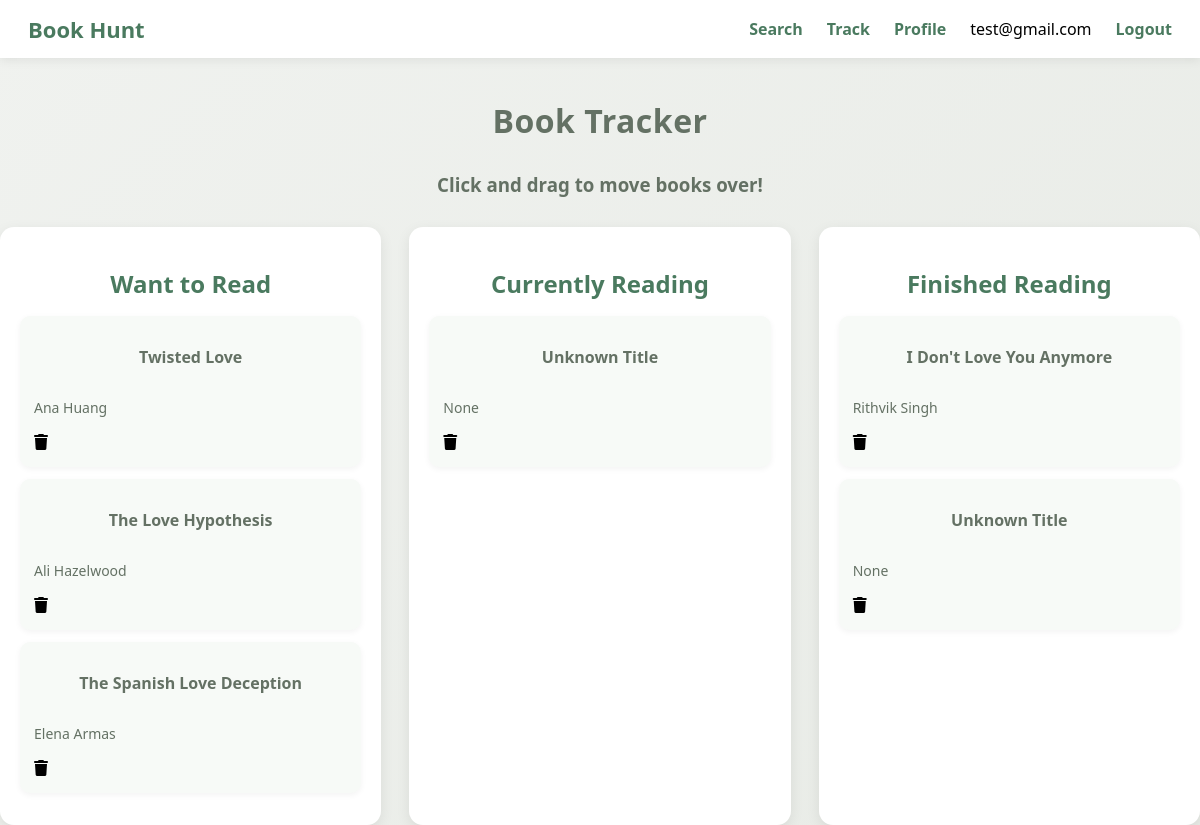
/track (signed in), run on the app's committed database.
### tables this page shows
CREATE TABLE users (
    id INTEGER PRIMARY KEY AUTOINCREMENT,
    email TEXT UNIQUE NOT NULL,
    password_hash TEXT NOT NULL,
    created_at TEXT DEFAULT CURRENT_TIMESTAMP
);

CREATE TABLE reading_list (
    id INTEGER PRIMARY KEY AUTOINCREMENT,
    user_id INTEGER NOT NULL,
    book_id TEXT NOT NULL,
    status TEXT NOT NULL CHECK (
        status IN ('want_to_read', 'reading', 'finished')
    ),
    rating INTEGER,
    updated_at TEXT DEFAULT CURRENT_TIMESTAMP,
    FOREIGN KEY (user_id) REFERENCES users(id) ON DELETE CASCADE,
    FOREIGN KEY (book_id) REFERENCES books(id) ON DELETE CASCADE
);

CREATE TABLE books (
    id TEXT PRIMARY KEY,
    title TEXT NOT NULL,
    author TEXT,
    cover_id INTEGER,
    first_publish_year INTEGER
);

### flask_app.py (the view)
@app.route("/track")
def track():
    if "user_id" not in session:
        return redirect("/login")
    db = get_db()
    want_to_read = db.execute(
        "SELECT * FROM reading_list JOIN books ON reading_list.book_id = books.id "
        "WHERE user_id = ? AND status = 'want_to_read'",
        (session["user_id"],)
    ).fetchall()
    reading = db.execute(
        "SELECT * FROM reading_list JOIN books ON reading_list.book_id = books.id "
        "WHERE user_id = ? AND status = 'reading'",
        (session["user_id"],)
    ).fetchall()
    finished = db.execute(
        "SELECT * FROM reading_list JOIN books ON reading_list.book_id = books.id "
        "WHERE user_id = ? AND status = 'finished'",
        (session["user_id"],)
    ).fetchall()
    return render_template("book-track.html", want_to_read=want_to_read, reading=reading, finished=finished)

### flask_app.py (called while the page is built)
def get_db():
    db = g.get("db")
    if db is None:
        db = g.db = sqlite3.connect(DATABASE)
        db.row_factory = sqlite3.Row
    return db

@app.context_processor
def inject_logged_in_user():
    current_user_email = None
    if "user_id" in session:
        db = get_db()
        user_row = db.execute(
            "SELECT email FROM users WHERE id = ?",
            (session["user_id"],)
        ).fetchone()
        if user_row:
            current_user_email = user_row["email"]
    return {"current_user_email": current_user_email}

### templates/book-track.html (shortened to what this page needs)
{% extends "base.html" %}
{% block head %}
<link rel="stylesheet" href="https://cdnjs.cloudflare.com/ajax/libs/font-awesome/6.5.0/css/all.min.css">
<link rel="stylesheet" href="../static/css/book.css">
{% endblock %}
{% block content %}
    <body>
        <h1 class="track-title">Book Tracker</h1>
        <h3 class="track-title">Click and drag to move books over!</h3>
        <div class="track-grid">
            <div class="track-column" data-status="want_to_read">
                <h2>Want to Read</h2>
                {% if want_to_read %}
                    {% for book in want_to_read %}
                    <div
                        class="track-card"
                        draggable="true"
                        data-book-id="{{ book.book_id }}"
                    >
                        <p class="track-title">{{book.title}}</p>
                        <p class="track-author">{{book.author}}</p>
                        <i class="fa-solid fa-trash"></i>
                    </div>
                    {% endfor %}
                {% else %}
                    <p class="empty-col">No books here yet!</p>
                {% endif %}
            </div>
            <div class="track-column" data-status="reading">
                <h2>Currently Reading</h2>
                {% if reading %}
                    {% for book in reading %}
                    <div
                        class="track-card"
                        draggable="true"
                        data-book-id="{{ book.book_id }}"
                    >
                        <p class="track-title">{{book.title}}</p>
                        <p class="track-author">{{book.author}}</p>
                        <i class="fa-solid fa-trash"></i>
                    </div>
                    {% endfor %}
                {% else %}
                    <p class="empty-col">No books here yet!</p>
                {% endif %}
            </div>
            <div class="track-column" data-status ="finished">
                <h2>Finished Reading</h2>
                {% if finished %}
                    {% for book in finished %}
                    <div
                        class="track-card"
                        draggable="true"
                        data-book-id="{{ book.book_id }}"
                    >
                        <p class="track-title">{{book.title}}</p>
                        <p class="track-author">{{book.author}}</p>
                        <i class="fa-solid fa-trash"></i>
                    </div>
                    {% endfor %}
                {% else %}
                    <p class="empty-col">No books here yet!</p>
                {% endif %}
            </div>
        </div>
    </body>
{% endblock %}

### templates/base.html (shortened to what this page needs)
<!DOCTYPE html>
<html>
    <head>
        <link rel="stylesheet" href="../static/css/style.css">
        {% block head %}{% endblock %}
    </head>
    <body>
        <nav class="navbar">
            <div class="nav-left">
                <a href="/search" class="nav-logo">Book Hunt</a>
            </div>
            <div class="nav-right">
                <a href="/search" class="nav-link"> Search </a>
                <a href="/track" class="nav-link">Track</a>
                <a href="/profile" class="nav-link">Profile</a>
                {% if current_user_email %}
                <span class="nav-user">{{ current_user_email }}</span>
                <a href="/logout" class="nav-link">Logout</a>
                {% else %}
                <a href="/login" class="nav-link">Login</a>
                {% endif %}
            </div>
        </nav>
        <div class="content">
            {% block content %}{% endblock %}
        </div>
    </body>
</html>

### static/css/style.css (style rules this page uses)
* { box-sizing: border-box; }
body { margin: 0; padding: 0; font-family: 'Segoe UI', Tahoma, Geneva, Verdana, sans-serif; background: linear-gradient(135deg, #F0F2EF 0%, #E8EBE6 100%); min-height: 100vh; }
h1 { color: #5A8C6B; font-size: 32px; margin-bottom: 30px; font-weight: 600; letter-spacing: 0.5px; max-width: fit-content; margin-left: auto; margin-right:auto; }
.navbar { width: 100%; background: white; padding: 14px 28px; display: flex; justify-content: space-between; align-items: center; box-shadow: 0 2px 10px rgba(0,0,0,0.08); position: sticky; top: 0; z-index: 100; }
.nav-logo { font-size: 22px; font-weight: 700; color: #4A7A5F; text-decoration: none; }
.nav-right { display: flex; gap: 24px; }
.nav-link { text-decoration: none; font-size: 16px; color: #4A7A5F; font-weight: 600; transition: color 0.2s ease; }
.content { padding-top: 20px; }

### static/css/book.css (style rules this page uses)
.track-title { text-align: center; color: #4A7A5F; margin-bottom: 30px; }
.track-grid { display: grid; grid-template-columns: repeat(3, 1fr); gap: 28px; margin-top: 20px; }
.track-column { background: white; padding: 20px; border-radius: 14px; box-shadow: 0 4px 14px rgba(0,0,0,0.08); }
.track-column h2 { text-align: center; color: #4A7A5F; margin-bottom: 16px; }
.track-card { background: #F7FAF7; padding: 14px; border-radius: 10px; margin-bottom: 12px; box-shadow: 0 2px 6px rgba(0,0,0,0.05); }
.track-title { font-weight: 600; color: #647164; }
.track-author { font-size: 14px; color: #647164; }

### data on the page
users: email "test@gmail.com"
reading_list: title "Twisted Love", author "Ana Huang"
reading_list: title "The Love Hypothesis", author "Ali Hazelwood"
reading_list: title "The Spanish Love Deception", author "Elena Armas"
reading_list: title "Unknown Title", author "None"
reading_list: title "I Don't Love You Anymore", author "Rithvik Singh"
reading_list: title "Unknown Title", author "None"
